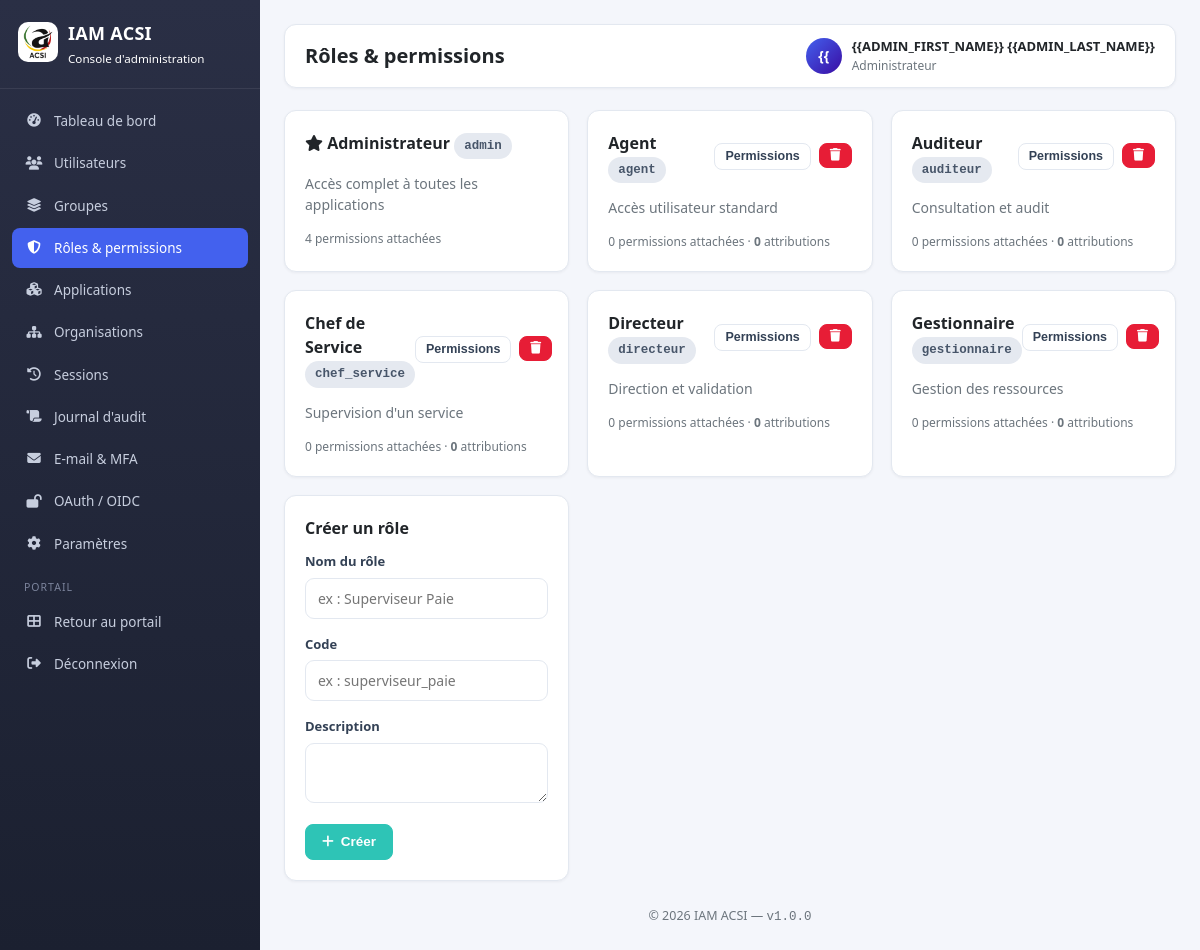
Page /admin/roles.php (signed in) on the committed database.
### tables this page shows
CREATE TABLE IF NOT EXISTS users (
  id                  INT AUTO_INCREMENT PRIMARY KEY,
  username            VARCHAR(100) NOT NULL,
  email               VARCHAR(190) NOT NULL,
  phone               VARCHAR(30)  NULL,
  password_hash       VARCHAR(255) NOT NULL,
  first_name          VARCHAR(100) NOT NULL,
  last_name           VARCHAR(100) NOT NULL,
  photo               VARCHAR(255) NULL,
  matricule           VARCHAR(50)  NULL,
  organization_id     INT          NULL,
  department          VARCHAR(100) NULL,
  service             VARCHAR(100) NULL,
  fonction            VARCHAR(100) NULL,
  status              ENUM('active','inactive','locked','pending') NOT NULL DEFAULT 'active',
  mfa_enabled         TINYINT(1) NOT NULL DEFAULT 0,
  must_change_password TINYINT(1) NOT NULL DEFAULT 1,
  failed_attempts     INT NOT NULL DEFAULT 0,
  locked_until        DATETIME NULL,
  last_login_at       DATETIME NULL,
  last_login_ip       VARCHAR(45) NULL,
  created_by          INT NULL,
  created_at          DATETIME NOT NULL DEFAULT CURRENT_TIMESTAMP,
  updated_at          DATETIME NOT NULL DEFAULT CURRENT_TIMESTAMP ON UPDATE CURRENT_TIMESTAMP,
  UNIQUE KEY uq_email (email),
  UNIQUE KEY uq_username (username),
  INDEX idx_users_org (organization_id),
  CONSTRAINT fk_users_org FOREIGN KEY (organization_id) REFERENCES organizations(id) ON DELETE SET NULL
);

CREATE TABLE IF NOT EXISTS roles (
  id          INT AUTO_INCREMENT PRIMARY KEY,
  name        VARCHAR(100) NOT NULL,
  code        VARCHAR(50)  NOT NULL,
  description TEXT NULL,
  is_system   TINYINT(1) NOT NULL DEFAULT 0,
  created_at  DATETIME NOT NULL DEFAULT CURRENT_TIMESTAMP,
  UNIQUE KEY uq_role_code (code)
);

### includes/functions.php (called while the page is built, shortened)
<?php
function iam_find_user_by_id(int $id): ?array
{
    $db = db();
    $stmt = $db->prepare('SELECT * FROM users WHERE id = ? LIMIT 1');
    $stmt->execute([$id]);
    return $stmt->fetch() ?: null;
}

### admin/_guard.php (called while the page is built, shortened)
<?php
require_once __DIR__ . '/../includes/functions.php';
$GLOBALS['iam_admin'] = iam_find_user_by_id((int) $_SESSION['iam_user']['id']);

### admin/roles.php (the view, shortened to what this page needs)
<?php
require_once __DIR__ . '/_guard.php';
$db  = db();
$roles = $db->query('SELECT * FROM roles ORDER BY name')->fetchAll();
$rolePerms = [];
foreach ($roles as $r) {
    $stmt = $db->prepare('SELECT permission_id FROM role_permissions WHERE role_id = ?');
    $stmt->execute([$r['id']]);
    $rolePerms[$r['id']] = array_map('intval', array_column($stmt->fetchAll(), 'permission_id'));
}
$pageTitle = 'Rôles & permissions';
$active = 'roles';
include __DIR__ . '/_header.php';
?>
<div class="cards-grid">
    <?php foreach ($roles as $r): ?>
        <div class="card">
            <div class="card-body">
                <div class="d-flex justify-between align-center">
                    <div class="card-title" style="margin:0;">
                        <?php if ($r['is_system']): ?><i class="fas fa-star" title="Rôle système"></i><?php endif; ?>
                        <?php echo htmlspecialchars($r['name']); ?>
                        <span class="badge badge-muted mono"><?php echo htmlspecialchars($r['code']); ?></span>
                    </div>
                    <?php if (!$r['is_system']): ?>
                        <div class="d-flex gap-2">
                            <button class="btn btn-outline btn-sm" onclick="document.getElementById('roleFormBody-<?php echo (int) $r['id']; ?>').style.display='block'; document.getElementById('roleBtn-<?php echo (int) $r['id']; ?>').style.display='none';">Permissions</button>
                            <form method="POST" onsubmit="return confirm('Supprimer ce rôle ?');">
                                <button class="btn btn-danger btn-sm"><i class="fas fa-trash"></i></button>
                            </form>
                        </div>
                    <?php endif; ?>
                </div>
                <p class="text-muted mb-2"><?php echo htmlspecialchars($r['description'] ?? ''); ?></p>
                <?php if ($r['is_system']): ?>
                    <div style="margin-top:8px;">
                        <span class="text-muted" style="font-size:12px;"><?php echo count($rolePerms[$r['id']]); ?> permissions attachées</span>
                    </div>
                <?php else: ?>
                    <div id="roleBtn-<?php echo (int) $r['id']; ?>">
                        <span class="text-muted" style="font-size:12px;"><?php echo count($rolePerms[$r['id']]); ?> permissions attachées &middot; <strong><?php echo (int) $db->query('SELECT COUNT(*) FROM user_roles WHERE role_id = ' . (int) $r['id'])->fetchColumn(); ?></strong> attributions</span>
                    </div>
                <?php endif; ?>
            </div>
        </div>
    <?php endforeach; ?>
    <div class="card">
        <div class="card-body">
            <div class="card-title">Créer un rôle</div>
            <form method="POST">
                <div class="form-group"><label>Nom du rôle</label><input type="text" name="name" class="form-control" required placeholder="ex : Superviseur Paie"></div>
                <div class="form-group"><label>Code</label><input type="text" name="code" class="form-control" required placeholder="ex : superviseur_paie"></div>
                <div class="form-group"><label>Description</label><textarea name="description" class="form-control" rows="2"></textarea></div>
                <button type="submit" class="btn btn-success"><i class="fas fa-plus"></i> Créer</button>
            </form>
        </div>
    </div>
</div>
<?php include __DIR__ . '/_footer.php'; ?>

### admin/_header.php (shortened to what this page needs)
<?php
$active = $active ?? '';
$iamAdmin = $GLOBALS['iam_admin'] ?? [];
$menu = [
    'dashboard'   => ['Tableau de bord', 'fa-gauge-high', 'index.php'],
    'users'       => ['Utilisateurs', 'fa-users', 'users.php'],
    'groups'      => ['Groupes', 'fa-layer-group', 'groups.php'],
    'roles'       => ['Rôles &amp; permissions', 'fa-shield-halved', 'roles.php'],
    'apps'        => ['Applications', 'fa-cubes', 'apps.php'],
    'organizations' => ['Organisations', 'fa-sitemap', 'organizations.php'],
    'sessions'    => ['Sessions', 'fa-clock-rotate-left', 'sessions.php'],
    'audit'       => ['Journal d\'audit', 'fa-scroll', 'audit.php'],
    'email'       => ['E-mail &amp; MFA', 'fa-envelope', 'email.php'],
    'oauth'       => ['OAuth / OIDC', 'fa-lock-open', 'oauth.php'],
    'settings'    => ['Paramètres', 'fa-gear', 'settings.php'],
];
?>
<!DOCTYPE html>
<html lang="fr">
<head>
<link rel="stylesheet" href="<?php echo IAM_BASE_URL; ?>/assets/css/iam.css">
</head>
<body>
<div class="layout">
    <div class="sidebar" id="adminSidebar">
        <div class="sidebar-header">
            <div><img src="<?php echo htmlspecialchars(IAM_BASE_URL); ?>/images/acsi.jpg" class="brand-img" alt="ACSI"></div>
            <div>
                <div class="brand"><?php echo htmlspecialchars(IAM_NAME); ?></div>
                <small>Console d'administration</small>
            </div>
        </div>
        <nav class="sidebar-nav">
            <?php foreach ($menu as $key => $m): ?>
                <a href="<?php echo IAM_BASE_URL; ?>/admin/<?php echo $m[2]; ?>" class="<?php echo $active === $key ? 'active' : ''; ?>">
                    <i class="fas <?php echo $m[1]; ?>"></i> <?php echo $m[0]; ?>
                </a>
            <?php endforeach; ?>
            <div class="nav-label">Portail</div>
            <a href="<?php echo IAM_BASE_URL; ?>/portal.php"><i class="fas fa-th-large"></i> Retour au portail</a>
            <a href="<?php echo IAM_BASE_URL; ?>/logout.php"><i class="fas fa-right-from-bracket"></i> Déconnexion</a>
        </nav>
    </div>
    <div class="main">
        <div class="topbar">
            <h1><?php echo htmlspecialchars($pageTitle); ?></h1>
            <div class="user-badge">
                <div class="avatar"><?php echo htmlspecialchars(strtoupper(substr(($iamAdmin['first_name'] ?? 'A'), 0, 1) . substr(($iamAdmin['last_name'] ?? ''), 0, 1))); ?></div>
                <div>
                    <div style="font-weight:600; font-size:13px;"><?php echo htmlspecialchars(trim(($iamAdmin['first_name'] ?? '') . ' ' . ($iamAdmin['last_name'] ?? ''))); ?></div>
                    <div class="text-muted" style="font-size:12px;">Administrateur</div>
                </div>
            </div>
        </div>

### assets/css/iam.css (style rules this page uses)
:root { --primary: #4361ee; --primary-dark: #3a0ca3; --primary-light: #eef2ff; --success: #2ec4b6; --danger: #e71d36; --warning: #f4a261; --dark: #1b2030; --muted: #6c757d; --bg: #f4f6fb; --card: #ffffff; --border: #e3e8f0; --radius: 12px; --sidebar-w: 260px; }
* { box-sizing: border-box; }
body { margin: 0; font-family: 'Segoe UI', system-ui, -apple-system, sans-serif; background: var(--bg); color: #212529; font-size: 14px; line-height: 1.5; }
a { text-decoration: none; color: var(--primary); }
img { max-width: 100%; }
.layout { display: flex; min-height: 100vh; }
.sidebar { width: var(--sidebar-w); background: linear-gradient(180deg, #2a2f45, #1b2030); color: #fff; position: fixed; top: 0; left: 0; bottom: 0; overflow-y: auto; z-index: 100; transition: transform .25s; }
.sidebar-header { padding: 20px 18px; border-bottom: 1px solid rgba(255,255,255,.08); display: flex; align-items: center; gap: 10px; }
.sidebar-header .brand-img { width: 40px; height: 40px; border-radius: 10px; object-fit: cover; flex-shrink: 0; }
.sidebar-header .brand { font-weight: 700; font-size: 18px; letter-spacing: .3px; }
.sidebar-nav { padding: 12px; }
.sidebar-nav a { display: flex; align-items: center; gap: 10px; color: #c7cede; padding: 10px 12px; border-radius: 8px; margin-bottom: 2px; font-size: 13.5px; transition: background .15s; }
.sidebar-nav a.active { background: var(--primary); color:#fff; }
.sidebar-nav .nav-label { text-transform: uppercase; font-size: 10.5px; color: #7c849c; padding: 14px 12px 6px; letter-spacing: 1px; }
.sidebar-nav i { width: 20px; text-align: center; }
.main { margin-left: var(--sidebar-w); flex: 1; padding: 24px; min-width: 0; }
.topbar { display: flex; justify-content: space-between; align-items: center; margin-bottom: 22px; background: var(--card); border: 1px solid var(--border); border-radius: var(--radius); padding: 12px 20px; box-shadow: 0 1px 3px rgba(16,24,40,.05); }
.topbar h1 { font-size: 20px; margin: 0; font-weight: 700; }
.topbar .user-badge { display: flex; align-items: center; gap: 10px; }
.user-badge .avatar { width: 36px; height: 36px; border-radius: 50%; background: linear-gradient(135deg, var(--primary), var(--primary-dark)); color: #fff; display: flex; align-items: center; justify-content: center; font-weight: 700; font-size: 14px; }
.cards-grid { display: grid; grid-template-columns: repeat(auto-fill, minmax(260px, 1fr)); gap: 18px; }
.card { background: var(--card); border: 1px solid var(--border); border-radius: var(--radius); box-shadow: 0 1px 3px rgba(16,24,40,.05); }
.card-body { padding: 20px; }
.card-title { font-size: 16px; font-weight: 700; margin: 0 0 12px; }
.badge { display: inline-block; padding: 4px 10px; border-radius: 999px; font-size: 12px; font-weight: 600; }
.badge-muted { background: #e5e9f0; color: #475569; }
.btn { display: inline-flex; align-items: center; gap: 7px; padding: 9px 16px; border: 1px solid transparent; border-radius: 8px; font-size: 13.5px; font-weight: 600; cursor: pointer; transition: all .15s; background: #e9ecf3; color: #1b2030; text-decoration: none; line-height: 1.2; }
.btn-success { background: var(--success); color: #fff; border-color: var(--success); }
.btn-danger { background: var(--danger); color: #fff; border-color: var(--danger); }
.btn-outline { background: transparent; border-color: var(--border); color: #334155; }
.btn-sm { padding: 5px 10px; font-size: 12.5px; }
.form-group { margin-bottom: 16px; }
.form-group label { display: block; margin-bottom: 6px; font-weight: 600; font-size: 13px; color: #334155; }
.form-control, select.form-control, textarea.form-control { width: 100%; padding: 10px 12px; border: 1px solid var(--border); border-radius: 9px; font-size: 14px; background: #fff; color: #1b2030; transition: border .15s, box-shadow .15s; font-family: inherit; }
.text-muted { color: var(--muted); }
.mb-2 { margin-bottom: 12px; }
.d-flex { display: flex; }
.justify-between { justify-content: space-between; }
.align-center { align-items: center; }
.gap-2 { gap: 8px; }
.mono { font-family: Consolas, monospace; font-size: 12.5px; }

### rows in the picture
users: first_name+last_name "{{", first_name+last_name "{{ADMIN_FIRST_NAME}} {{ADMIN_LAST_NAME}}"
roles: is_system 1 (drawn), name "Administrateur", code "admin", description "Accès complet à toutes les applications", id "4"
roles: name "Agent", code "agent", description "Accès utilisateur standard", id "0", fetchColumn "0"
roles: name "Auditeur", code "auditeur", description "Consultation et audit", id "0", fetchColumn "0"
roles: name "Chef de Service", code "chef_service", description "Supervision d'un service", id "0", fetchColumn "0"
roles: name "Directeur", code "directeur", description "Direction et validation", id "0", fetchColumn "0"
roles: name "Gestionnaire", code "gestionnaire", description "Gestion des ressources", id "0", fetchColumn "0"

### other values in the picture
IAM_NAME "IAM ACSI"
$m[0] "Tableau de bord"
$m[0] "Utilisateurs"
$m[0] "Groupes"
$m[0] "Rôles & permissions"
$m[0] "Applications"
$m[0] "Organisations"
$m[0] "Sessions"
$m[0] "Journal d'audit"
$m[0] "E-mail & MFA"
$m[0] "OAuth / OIDC"
$m[0] "Paramètres"
$pageTitle "Rôles & permissions"
IAM_VERSION "1.0.0"
